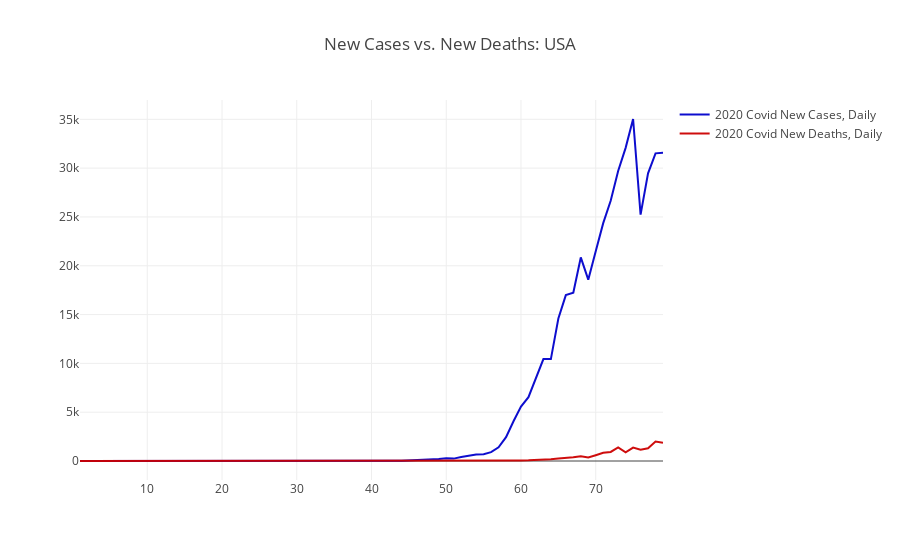

Notebook cell for this chart:
### Markdown cell above
## US: New Cases vs. New Deaths

### Code cell
val data = Seq(curve_new_cases_trace, curve_new_deaths_trace)

val layout = Layout(s"New Cases vs. New Deaths: USA")

plot(data, layout)

### Figure 1 — Plotly figure (JSON) as saved in the notebook; plotly's stock layout.template omitted (floating-point values rounded to 4 significant figures)
{"data": [{"marker": {"color": "rgba(0, 0, 204, 0.95)", "line": {"color": "rgba(0, 217, 217, 1.0)", "width": 1}, "size": 3, "symbol": "circle"}, "mode": "lines", "name": "2020 Covid New Cases, Daily", "type": "scatter", "x": [1, 2, 3, 4, 5, 6, 7, 8, 9, 10, 11, 12, 13, 14, 15, 16, 17, 18, 19, 20, 21, 22, 23, 24, 25, 26, 27, 28, 29, 30, 31, 32, 33, 34, 35, 36, 37, 38, 39, 40, 41, 42, 43, 44, 45, 46, 47, 48, 49, 50, 51, 52, 53, 54, 55, 56, 57, 58, 59, 60, 61, 62, 63, 64, 65, 66, 67, 68, 69, 70, 71, 72, 73, 74, 75, 76, 77, 78, 79], "y": [1, 0, 0, 1, 1, 2, 0, 0, 0, 1, 1, 1, 3, 0, 0, 1, 0, 0, 0, 0, 1, 0, 1, 1, 0, 0, 0, 10, 0, 0, 2, 3, 0, 0, 13, 2, 15, 0, 5, 5, 18, 16, 21, 36, 67, 83, 117, 119, 201, 270, 245, 405, 556, 674, 702, 907, 1398, 2440, 4068, 5583, 6536, 8529, 10438, 10439, 14599, 16996, 17233, 20853, 18575, 21489, 24366, 26662, 29712, 32078, 35035, 25238, 29464, 31516, 31565]}, {"marker": {"color": "rgba(204, 0, 0, 0.95)", "line": {"color": "rgba(217, 217, 217, 1.0)", "width": 1}, "size": 3, "symbol": "circle"}, "mode": "lines", "name": "2020 Covid New Deaths, Daily", "type": "scatter", "x": [1, 2, 3, 4, 5, 6, 7, 8, 9, 10, 11, 12, 13, 14, 15, 16, 17, 18, 19, 20, 21, 22, 23, 24, 25, 26, 27, 28, 29, 30, 31, 32, 33, 34, 35, 36, 37, 38, 39, 40, 41, 42, 43, 44, 45, 46, 47, 48, 49, 50, 51, 52, 53, 54, 55, 56, 57, 58, 59, 60, 61, 62, 63, 64, 65, 66, 67, 68, 69, 70, 71, 72, 73, 74, 75, 76, 77, 78, 79], "y": [0, 0, 0, 0, 0, 0, 0, 0, 0, 0, 0, 0, 0, 0, 0, 0, 0, 0, 0, 0, 0, 0, 0, 0, 0, 0, 0, 0, 0, 0, 0, 0, 0, 0, 0, 0, 0, 0, 0, 1, 2, 3, 4, 2, 0, 3, 4, 3, 4, 5, 6, 6, 7, 10, 8, 23, 25, 41, 46, 62, 78, 93, 110, 185, 259, 285, 374, 485, 352, 587, 838, 930, 1391, 889, 1378, 1156, 1304, 1997, 1871]}], "layout": {"title": "New Cases vs. New Deaths: USA"}}
